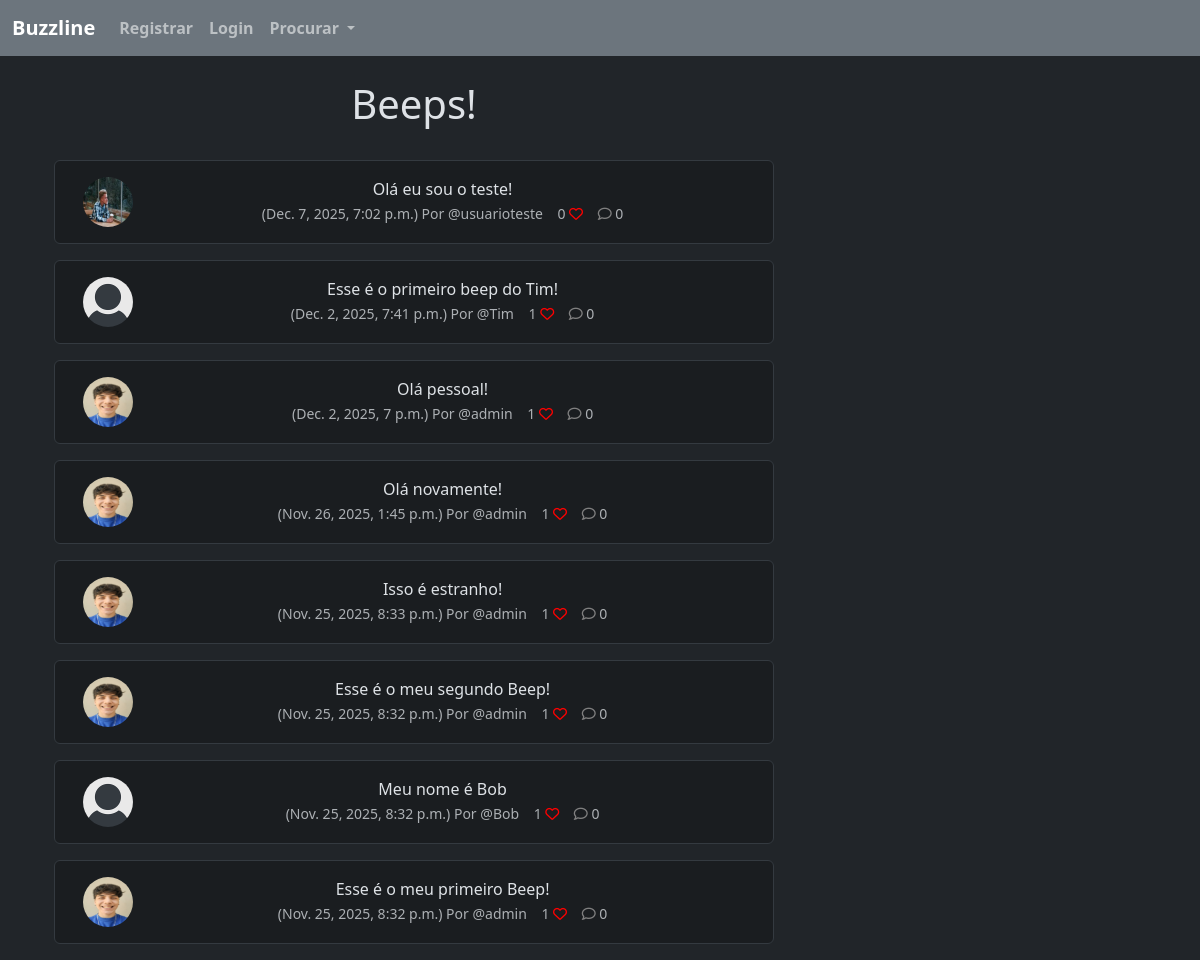
/, run on an earlier commit of the app's database.
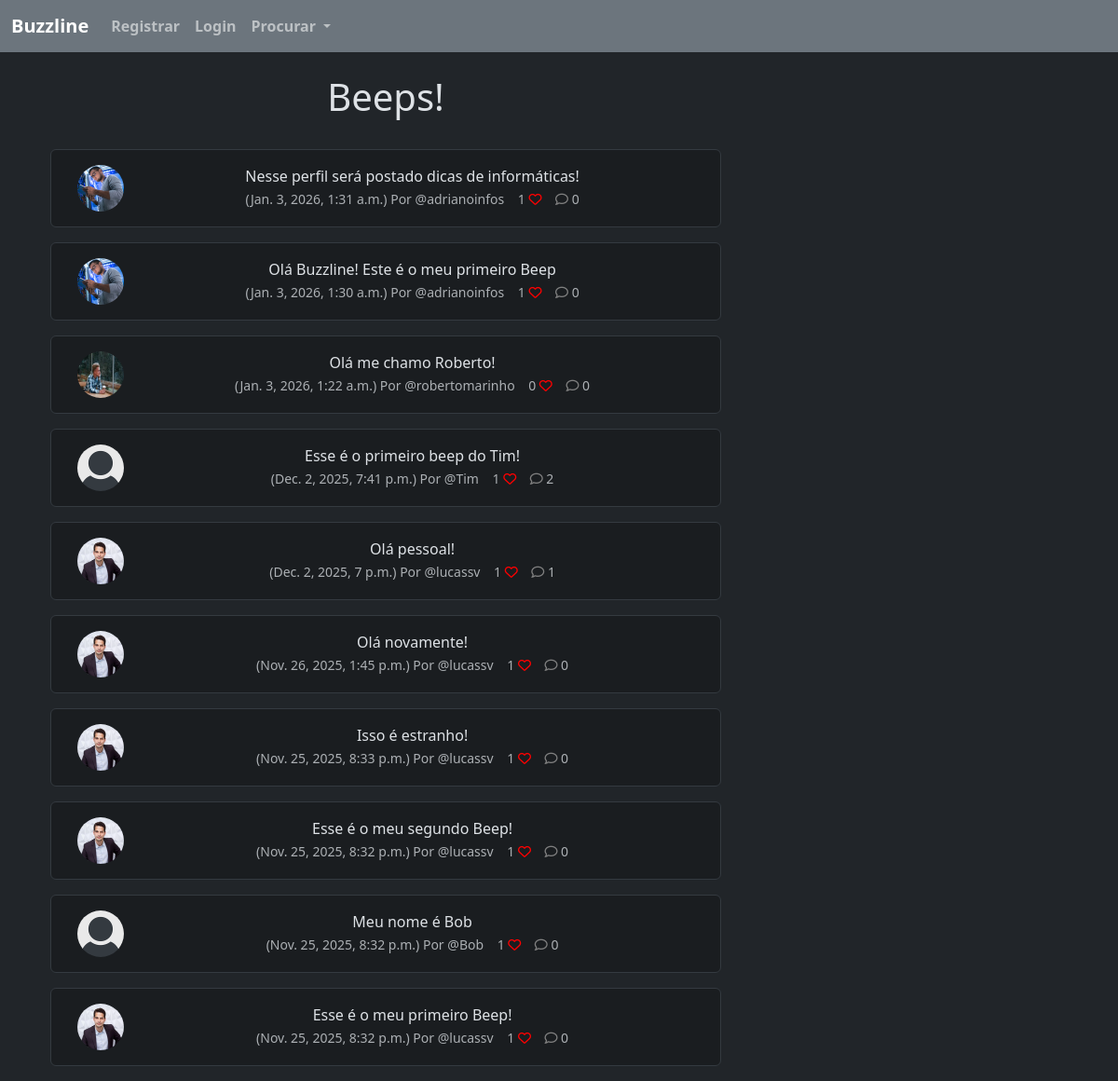
And on a later commit of the database.
### buzzline/models.py (models this page shows, shortened)
class Beep(models.Model):
    user = models.ForeignKey(User, related_name="beeps", on_delete=models.DO_NOTHING)
    body = models.CharField(max_length=200)
    created_at = models.DateTimeField(auto_now_add=True)
    likes = models.ManyToManyField(User, related_name="meep_like", blank=True)
    def number_of_likes(self):
        return self.likes.count()
    def number_of_comments(self):
        return self.comments.count()

class Profile(models.Model):
    user = models.OneToOneField(User, on_delete=models.CASCADE) # UM USUARIO TERÁ 1 PERFIL, LOGO 1 PERFIL TERÁ APENAS 1 USUARIO
    follows = models.ManyToManyField("self", # UM PERFIL PODE SEGUIR MUITOS PERFIS
        related_name="followed_by", # QUEM SEGUE ESSE PERFIL
        symmetrical=False, # A PESSOA QUE SEGUE O OUTRO NÃO PRECISA SEGUIR DE VOLTA
        blank=True #NÃO É OBRIGADO A SEGUIR ALGUEM ESSE VALOR PODE SER VAZIO
        )
    date_modified = models.DateTimeField(User, auto_now=True)
    profile_image = models.ImageField(null=True, blank=True, upload_to='images/')
    profile_bio = models.CharField(null=True, blank=True, max_length=500)
    homepage_link = models.CharField(null=True, blank=True, max_length=100)
    facebook_link = models.CharField(null=True, blank=True, max_length=100)
    instagram_link = models.CharField(null=True, blank=True, max_length=100)
    linkedin_link = models.CharField(null=True, blank=True, max_length=100)

### buzzline/views.py (the view)
# urls.py: path('', views.home, name="home"),
def home(request):
    if request.user.is_authenticated:
        form = BeepForm(request.POST or None)
        if request.method == "POST":
            if form.is_valid():
                beep = form.save(commit=False)
                beep.user = request.user
                beep.save()
                messages.success(request, "Seu Beep foi postado!")
                return redirect('home')
        profile = Profile.objects.get(user=request.user)
        following_users = profile.follows.all()
        beeps = Beep.objects.filter(
            Q(user__profile__in=following_users) |
            Q(user=request.user)
        ).order_by('-created_at')
        return render(request, 'home.html', {
            'beeps': beeps,
            'form': form
        })
    else:
        beeps = Beep.objects.all().order_by('-created_at')[:20]
        return render(request, 'home.html', {
            'beeps': beeps
        })

### buzzline/templates/home.html (shortened to what this page needs)
{% extends 'base.html' %}
{% load static %}
{% block content %}
<div class="container text-center">
    <div class="row">
        <div class="col-8">
            <h1>Beeps!</h1>
            <br />
            {% for beep in beeps %}
            <div class="alert alert-dark" role="alert">
                <div class="container">
                    <div class="row">
                        <div class="col-1">
                            {% if beep.user.profile.profile_image %}
                                <img src="{{ beep.user.profile.profile_image.url }}"
                                    width="50" height="50"
                                    class="rounded-circle"
                                    alt="{{ beep.user.username }}">
                            {% else %}
                                <img src="{% static 'images/default_profile_pic.png' %}"
                                    width="50" height="50"
                                    class="rounded-circle"
                                    alt="{{ beep.user.username }}">
                            {% endif %}
                        </div>
                        <div class="col-11">
                            {{ beep.body }}<br />
                            <small class="text-muted">
                                ({{ beep.created_at }}) Por @{{ beep.user.username }}
                                {{ beep.number_of_likes }}
                                {% if user in beep.likes.all %}
                                    <a href="{% url 'beep_like' beep.id %}"><i class="fa-solid fa-heart" style="color: red;"></i></a>
                                {% else %}
                                    <a href="{% url 'beep_like' beep.id %}"><i class="fa fa-heart-o" style="color: red;"></i></a>
                                {% endif %}
                                <a href="{% url 'beep_comment' beep.id %}"><i class="fa-regular fa-comment" style="color: gray;"></i></a>
                                {{ beep.number_of_comments }}
                            </small>
                        </div>
                        <br /><br />
                    </div>
                </div>
            </div>
            {% endfor %}
        </div>
        <div class="col-4">
            <br /><br /><br />
        </div>
{% endblock %}

### buzzline/templates/base.html (shortened to what this page needs)
<!doctype html>
<html lang="en">
  <head>
    <link href="https://cdn.jsdelivr.net/npm/bootstrap@5.3.8/dist/css/bootstrap.min.css" rel="stylesheet">
  </head>
  <body data-bs-theme="dark">
    {% include 'navbar.html' %}
    <div class="container">
      <br />
        {% block content %}
        {% endblock %}
    </div>
  </body>
</html>

### buzzline/templates/navbar.html (shortened to what this page needs)
{% load static %}
<nav class="navbar navbar-expand-lg bg-secondary navbar-dark " data-bs-theme="light">
  <div class="container-fluid">
    <a class="navbar-brand fw-semibold" href="{% url 'home' %}">Buzzline</a>
    <div class="collapse navbar-collapse" id="navbarSupportedContent">
      <ul class="navbar-nav me-auto mb-2 mb-lg-0">
        {% if user.is_authenticated %}
        <li class="nav-item">
          <a class="nav-link fw-semibold" href="{% url 'logout' %}">Sair</a>
        </li>
        {% else %}
        <li class="nav-item">
          <a class="nav-link fw-semibold" href="{% url 'register' %}">Registrar</a>
        </li>
        <li class="nav-item">
          <a class="nav-link fw-semibold" href="{% url 'login' %}">Login</a>
        </li>
        {% endif %}
        <li class="nav-item dropdown">
          <a class="nav-link dropdown-toggle fw-bold" href="#" role="button" data-bs-toggle="dropdown" aria-expanded="false">
            Procurar
          </a>
        </li>
      </ul>
    </div>
  </div>
</nav>

What changed in the data, as far as the page shows it:
removed Beep: user.profile.profile_image (picture), body "Olá eu sou o teste!", created_at "Dec. 7, 2025, 7:02 p.m.", user.username "usuarioteste", number_of_likes "0", number_of_comments "0"
added Beep: user.profile.profile_image (picture), body "Nesse perfil será postado dicas de informáticas!", created_at "Jan. 3, 2026, 1:31 a.m.", user.username "adrianoinfos", number_of_likes "1", number_of_comments "0"
added Beep: user.profile.profile_image (picture), body "Olá Buzzline! Este é o meu primeiro Beep", created_at "Jan. 3, 2026, 1:30 a.m.", user.username "adrianoinfos", number_of_likes "1", number_of_comments "0"
added Beep: user.profile.profile_image (picture), body "Olá me chamo Roberto!", created_at "Jan. 3, 2026, 1:22 a.m.", user.username "robertomarinho", number_of_likes "0", number_of_comments "0"
computed for Beep "Esse é o primeiro beep do Tim!": number_of_comments "0" → "2"
changed through a linked row, Beep "Olá pessoal!": user.profile.profile_image: a different picture; user.username "admin" → "lucassv"; number_of_comments "0" → "1"
changed through a linked row, Beep "Olá novamente!": user.profile.profile_image: a different picture; user.username "admin" → "lucassv"
changed through a linked row, Beep "Isso é estranho!": user.profile.profile_image: a different picture; user.username "admin" → "lucassv"
changed through a linked row, Beep "Esse é o meu segundo Beep!": user.profile.profile_image: a different picture; user.username "admin" → "lucassv"
changed through a linked row, Beep "Esse é o meu primeiro Beep!": user.profile.profile_image: a different picture; user.username "admin" → "lucassv"
